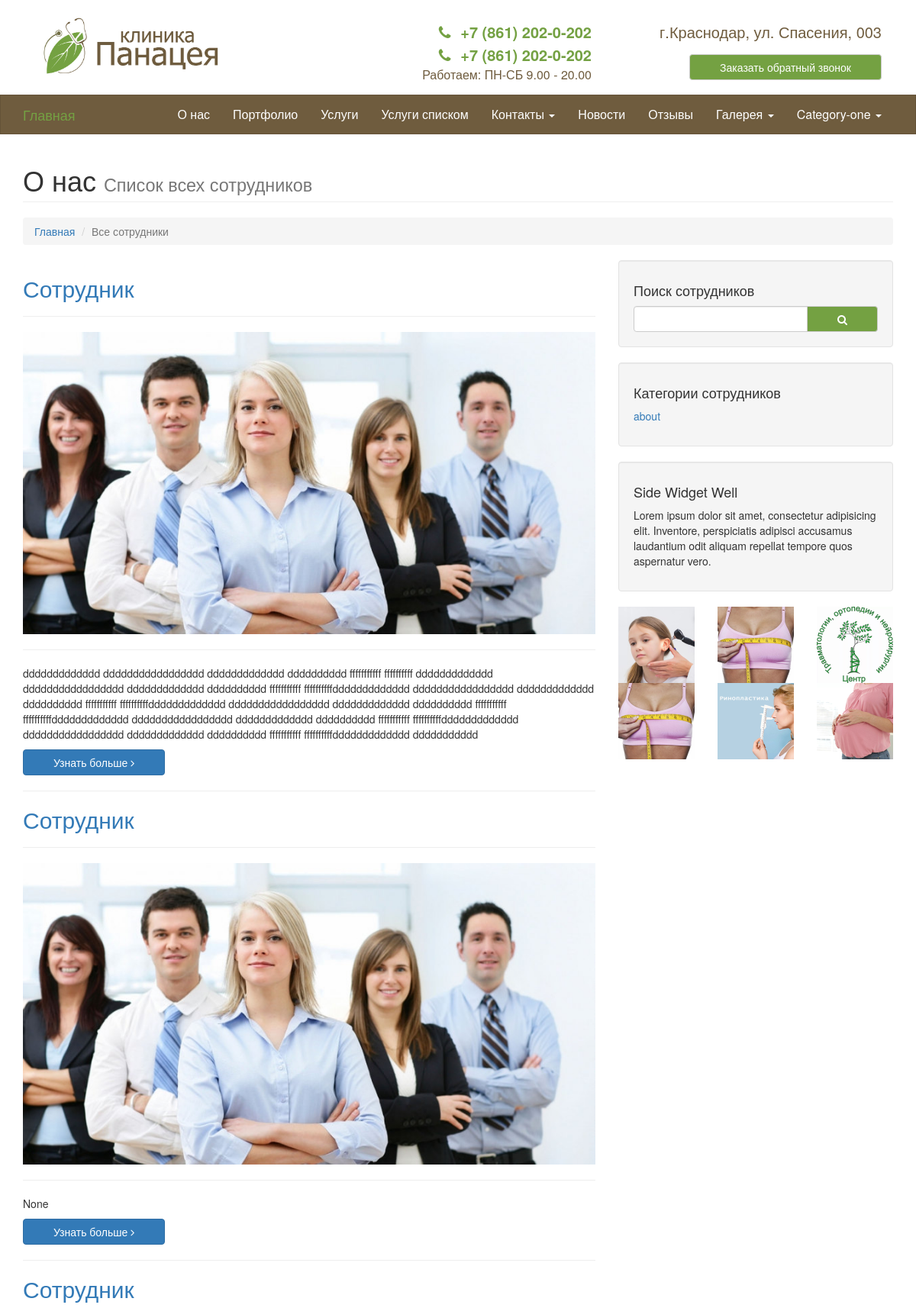
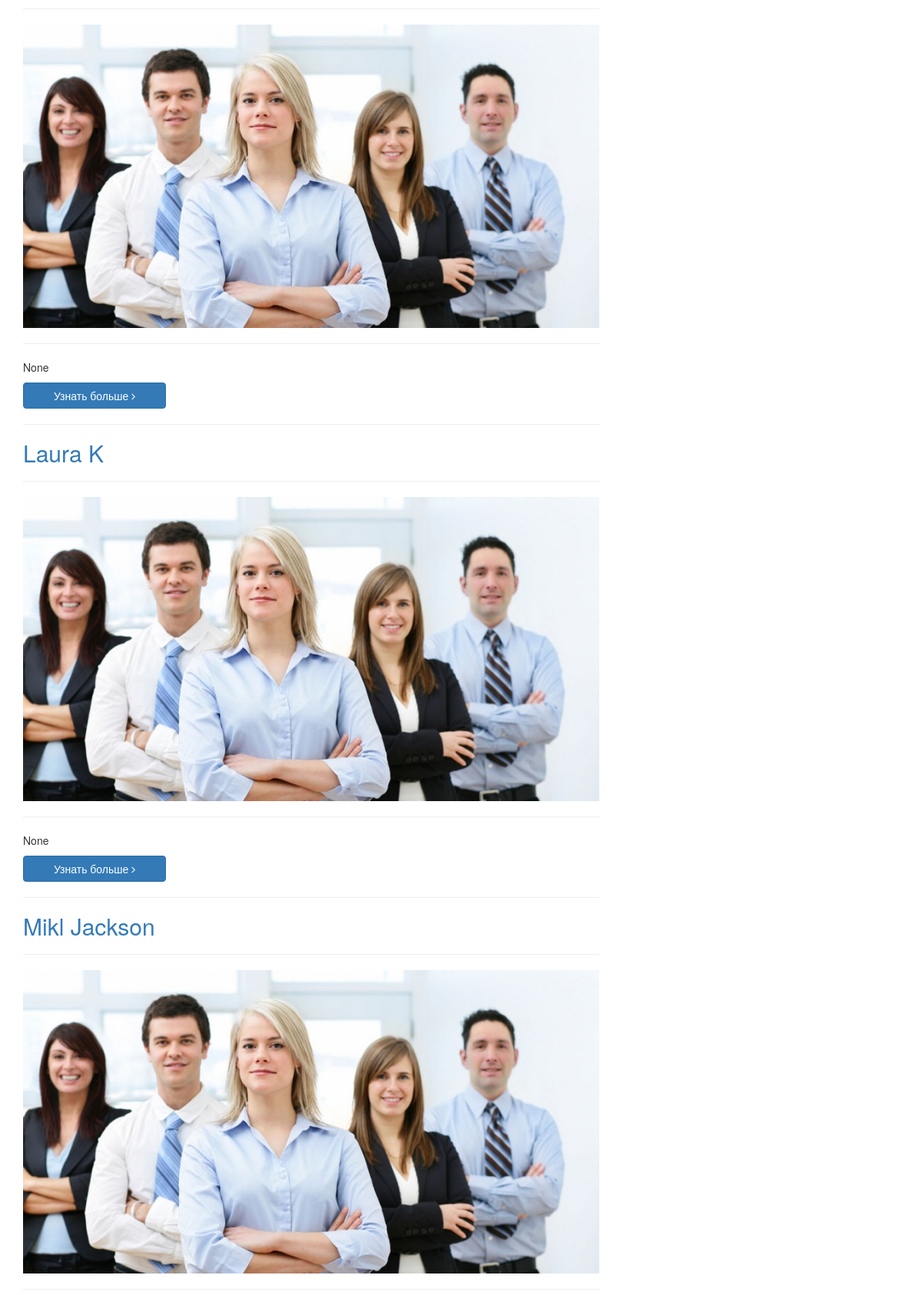
Page /all-team/ (upper part) on the committed database (2 pictures, top to bottom).
### main/models.py (models this page shows, shortened)
class CommonMain(models.Model):
    title = models.CharField(max_length=250, null=True, help_text="Введите заголовок страницы",)
    descriptions = models.TextField(max_length=1000, help_text="Введите описание для поисковых систем",
                                    null=True, blank=True)
    keywords = models.TextField(max_length=1000, help_text="Введите ключевые слова для поисковых систем",
                                    null=True, blank=True)
    slug = models.SlugField(null=True, unique=True, help_text="Slug влияет на формирование url адреса"
                                                              " и должен быть уникальным")
    name = models.CharField(max_length=250, verbose_name="Название страницы", default="Страница")
    content = RichTextUploadingField(verbose_name="Содержание страницы", null=True, blank=True)
    date = models.DateField(verbose_name="Дата", default=d.today(), blank=True, null=True)
    number = models.IntegerField(verbose_name="Порядок",
                                 null=True, blank=True, help_text="Установленное число "
                                                                  "будет влиять на очерёдность "
                                                                  "отображения блока")
    class Meta:
        abstract = True

class PageCategory(CommonMain):
    name = models.CharField(max_length=250, verbose_name="Название категории", default="Категория")
    menu = models.BooleanField(default=True,
                               verbose_name="Меню", help_text="Отметьте, если "
                                                              "категория должна отображаться как меню")
    class Meta:
        verbose_name_plural = "Категории страниц"

### about/models.py (models this page shows, shortened)
class Team(CommonMain):
    image = models.ImageField(null=True, blank=True, verbose_name="Изображение",
                              help_text="Выберите изображения сотрудника")
    name = models.CharField(max_length=250, verbose_name="Имя сотрудника", default="Сотрудник")
    job_title = models.CharField(max_length=250, verbose_name="Должность сотрудника", default="Сотрудник")
    brief = models.CharField(max_length=500, verbose_name="Краткое описание",
                             null=True, blank=True, help_text="Не более 500 знаков")
    phone = models.CharField(max_length=50, verbose_name="Телефон",
                             help_text="Не более 50 знаков", null=True, blank=True)
    messenger = models.CharField(max_length=100, verbose_name="Messenger",
                                 help_text="Не более 100 знаков", null=True, blank=True)
    social_one = models.URLField(max_length=500, verbose_name="URL-адрес 1",
                                 help_text="Вставьте URL-адрес социальной сети сотрудника", null=True, blank=True)
    social_two = models.URLField(max_length=500, verbose_name="URL-адрес 2",
                                 help_text="Вставьте URL-адрес социальной сети сотрудника", null=True, blank=True)
    social_three = models.URLField(max_length=500, verbose_name="URL-адрес 3",
                                   help_text="Вставьте URL-адрес социальной сети сотрудника", null=True, blank=True)
    class Meta:
        verbose_name_plural = "Сотрудники"

class AboutUs(CommonMain):
    image = models.ImageField(null=True, blank=True, verbose_name="Изображение",
                              help_text="Выберите изображение")
    team = models.ManyToManyField(Team, verbose_name="Сотрудники",)
    customers = models.ManyToManyField(Customers, verbose_name="Клиенты",)
    class Meta:
        verbose_name_plural = "Страница о нас"

### banner/models.py (models this page shows, shortened)
class Banner(models.Model):
    title = models.CharField(max_length=250, null=True, help_text="Введите заголовок страницы",)
    descriptions = models.TextField(max_length=1000, help_text="Введите описание для поисковых систем",
                                    null=True, blank=True)
    keywords = models.TextField(max_length=1000, help_text="Введите ключевые слова для поисковых систем",
                                    null=True, blank=True)
    slug = models.SlugField(null=True, unique=True, help_text="Slug влияет на формирование url адреса"
                                                              " и должен быть уникальным")
    name = models.CharField(max_length=250, verbose_name="Название страницы", default="Страница")
    content = RichTextUploadingField(verbose_name="Содержание страницы", null=True, blank=True)
    date = models.DateField(auto_now=False, auto_created=False, blank=True, null=True)
    image = models.ImageField(null=True, blank=True, verbose_name="Изображение",
                              help_text="Выберите изображение баннера")
    name = models.CharField(max_length=250, verbose_name="Заголовок баннера", default="Баннер")
    brief = models.CharField(max_length=500, verbose_name="Краткий лозунг",
                             null=True, blank=True, help_text="Не более 500 знаков")
    url = models.URLField(max_length=500, verbose_name="URL-адрес баннера",
                          help_text="Вставьте URL-адрес", null=True, blank=True)
    number = models.IntegerField(verbose_name="Порядок",
                                 null=True, blank=True, help_text="Установленное число "
                                                                  "будет влиять на очерёдность "
                                                                  "отображения блока")
    class Meta:
        abstract = True

class BannerOne(Banner):
    class Meta:
        verbose_name_plural = "Баннер 1"

### about/views.py (the view)
# urls.py: url(r'^all-team/$', main.AllTeam.as_view(), name='all-team'),
class AllTeam(ListView):
    queryset = main.Team.objects.order_by('number')
    context_object_name = 'page'
    template_name = 'all-team.html'
    paginate_by = 5
    def get_context_data(self, **kwargs):
        context = super(AllTeam, self).get_context_data(**kwargs)
        context['about'] = main.AboutUs.objects.order_by('number')
        return context

### main/models.py (called while the page is built)
    def get_page_one_url(self):
        return reverse('page-style-one', kwargs={'type_page': self.type_page, 'slug': self.slug})

    def get_page_two_url(self):
        return reverse('page-style-two', kwargs={'type_page': self.type_page, 'slug': self.slug})

    def get_page_three_url(self):
        return reverse('page-style-three', kwargs={'type_page': self.type_page, 'slug': self.slug})

    def get_page_four_url(self):
        return reverse('page-style-four', kwargs={'type_page': self.type_page, 'slug': self.slug})

    def get_page_five_url(self):
        return reverse('page-style-five', kwargs={'type_page': self.type_page, 'slug': self.slug})

### main/templatetags/page_tags.py (called while the page is built)
@register.inclusion_tag('tags/banner/banner-1.html', takes_context=True)
def banner_one(context):
    banner = BannerOne.objects.order_by('number')
    return {'banner': banner, 'MEDIA': MEDIA_URL}

@register.inclusion_tag('tags/menu/cat-menu.html', takes_context=True)
def cat_menu(context):
    menu = list()
    categories = PageCategory.objects.filter(menu=True).order_by('number')
    for one in categories:
        page = dict()
        page['name'] = one.name
        page['list_one']= Page.objects.filter(category__slug=one.slug, type_page = 'style-one').order_by('number')
        page['list_two'] = Page.objects.filter(category__slug=one.slug, type_page='style-two').order_by('number')
        page['list_three'] = Page.objects.filter(category__slug=one.slug, type_page='style-three').order_by('number')
        page['list_four'] = Page.objects.filter(category__slug=one.slug, type_page='style-four').order_by('number')
        page['list_five'] = Page.objects.filter(category__slug=one.slug, type_page='style-five').order_by('number')
        menu.append(page)
    return {'menu': menu}

### green/templates/all-team.html (shortened to what this page needs)
{% extends 'base.html' %}
{% load page_tags %}
{% block content %}
        <div class="row">
            <div class="col-lg-12">
                <h1 class="page-header">О нас
                    <small>Список всех сотрудников</small>
                </h1>
                <ol class="breadcrumb">
                    <li><a href="{% url 'index' %}">Главная</a>
                    </li>
                    <li class="active">Все сотрудники</li>
                </ol>
            </div>
        </div>
        <div class="row">
            <div class="col-md-8">
                {% for item in page %}
                <h2>
                    <a href="{% url 'employee-detail' item.slug %}">{{ item.name }}</a>
                </h2>
                <hr>
                <a href="{% url 'employee-detail' item.slug %}">
                    <img class="img-responsive img-hover" src="{{ MEDIA_URL }}{{ item.image }}" alt="">
                </a>
                <hr>
                <p>{{ item.brief }}</p>
                <a class="btn btn-primary" href="{% url 'employee-detail' item.slug %}">Узнать больше <i class="fa fa-angle-right"></i></a>
                <hr>
                {% endfor %}
            </div>
            <div class="col-md-4">
                <div class="well">
                    <h4>Поиск сотрудников</h4>
                    <form method="get" action="{% url 'search' %}">
                    <div class="input-group">
                        <input type="text" class="form-control" name="name">
                        <span class="input-group-btn">
                            <button class="btn btn-default" type="submit"><i class="fa fa-search"></i></button>
                        </span>
                    </div>
                    </form>
                </div>
                <div class="well">
                    <h4>Категории сотрудников</h4>
                    <div class="row">
                        <div class="col-lg-6">
                            <ul class="list-unstyled">
                                {% for team in about|slice:":6" %}
                                <li><a href="{% url 'about' team.slug %}">{{ team.name }}</a>
                                </li>
                                {% endfor %}
                            </ul>
                        </div>
                        <div class="col-lg-6">
                        </div>
                    </div>
                </div>
                <div class="well">
                    <h4>Side Widget Well</h4>
                    <p>Lorem ipsum dolor sit amet, consectetur adipisicing elit. Inventore, perspiciatis adipisci accusamus laudantium odit aliquam repellat tempore quos aspernatur vero.</p>
                </div>
                {% banner_one %}
            </div>
        </div>
{% endblock content %}

### green/templates/tags/menu/cat-menu.html (shortened to what this page needs)
{% for item in menu %}
<li class="dropdown">
                        <a href="#" class="dropdown-toggle" data-toggle="dropdown">{{ item.name }} <b class="caret"></b></a>
                    </li>
{% endfor %}

### green/templates/tags/banner/banner-1.html
<div class="row">
{% for one in banner|slice:":6" %}
    <div class="col-md-4 hover">
    <a href="{% url 'banner-one-detail' one.slug %}">
        <img src="{{ MEDIA }}{{ one.image }}" class="img-responsive">
    </a>
    </div>
{% endfor %}
</div>

### main/static/css/modern-business.css (style rules this page uses)
html, body { height: 100%; }
body { padding-top: 50px; }

### main/static/css/style.css (style rules this page uses)
body { padding-top: 0px; }
.navbar-inverse .navbar-nav>li>a { color: #ffffff; font-size: 16px; }
.btn-default { color: #fff; background-color: #74a142; border-color: #ccc; }
.btn { display: inline-block; padding: 6px 39px; }

### rows in the picture
PageCategory: name "Category-one"
Team: name "Сотрудник", image (picture), brief "ddddddddddddd ddddddddddddddddd ddddddddddddd dddddddddd fffffffffff ffffffffff ddddddddddddd ddddddddddddddddd ddddddddddddd dddddddddd fffffffffff ffffffffffddddddddddddd ddddddddddddddddd ddddddddddddd dddddddddd fffffffffff ffffffffffddddddddddddd ddddddddddddddddd ddddddddddddd dddddddddd fffffffffff ffffffffffddddddddddddd ddddddddddddddddd ddddddddddddd dddddddddd fffffffffff ffffffffffddddddddddddd ddddddddddddddddd ddddddddddddd dddddddddd fffffffffff ffffffffffddddddddddddd ddddddddddd"
Team: name "Сотрудник", image (picture), brief "None"
Team: name "Сотрудник", image (picture), brief "None"
Team: name "Laura K", image (picture), brief "None"
Team: name "Mikl Jackson", image (picture)
AboutUs: name "about"
BannerOne: image (picture)
BannerOne: image (picture)
BannerOne: image (picture)
BannerOne: image (picture)
BannerOne: image (picture)
BannerOne: image (picture)
